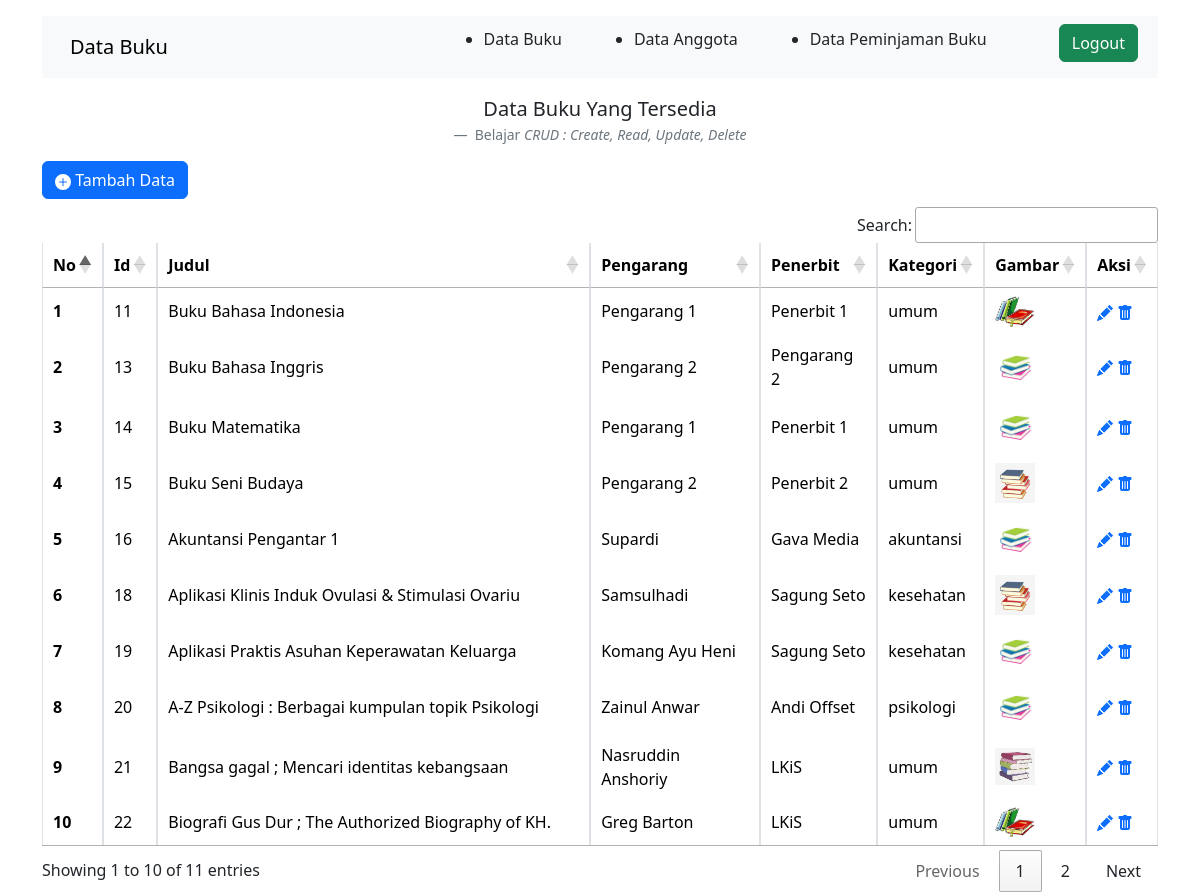
The page / on the database its author committed.
### tables this page shows
CREATE TABLE `tb_buku` (
  `id` int(11) NOT NULL,
  `judul` varchar(50) NOT NULL,
  `pengarang` varchar(50) NOT NULL,
  `penerbit` varchar(50) NOT NULL,
  `kategori` varchar(50) NOT NULL,
  `gambar` varchar(50) NOT NULL
);

### index.php (the view, shortened to what this page needs)
<!DOCTYPE html>
<?php
include 'koneksi.php';
?>
<html lang="en">
  <head>
    <link
      rel="stylesheet"
      href="https://cdn.jsdelivr.net/npm/bootstrap@5.3.1/dist/css/bootstrap.rtl.min.css"
    />
    <link rel="stylesheet" href="https://cdn.datatables.net/1.12.1/css/jquery.dataTables.min.css">
    <link rel="stylesheet" href="https://cdn.datatables.net/buttons/2.2.3/css/buttons.dataTables.min.css">
  </head>
  <body>
    <div class="container">
      <nav class="navbar bg-body-tertiary mt-3">
        <div class="container-fluid">
          <a class="navbar-brand">Data Buku</a>
          <ul>
            <li class="nav-item">
              <a class="nav-link active" aria-current="page" href="index.php"> Data Buku </a>
            </li>
          </ul>
          <ul>
            <li class="nav-item">
              <a class="nav-link active" aria-current="page" href="anggota.php"> Data Anggota </a>
            </li>
          </ul>
          <ul>
            <li class="nav-item">
              <a class="nav-link active" aria-current="page" href="pinjam.php"> Data Peminjaman Buku </a>
            </li>
          </ul>
          <ul class="navbar-nav ms-2">
            <li class="nav-item">
              <a href="Logout.php" type="button" class="btn btn-success mb-2"> Logout
              </a>
            </li>
          </ul>
        </div>
      </nav>
      <figure class="text-center mt-3">
        <blockquote class="blockquote">
          <p>Data Buku Yang Tersedia</p>
        </blockquote>
        <figcaption class="blockquote-footer">
          Belajar
          <cite title="Source Title">CRUD : Create, Read, Update, Delete</cite>
        </figcaption>
      </figure>
      <a href="kelola.php" type="button" class="btn btn-primary mb-2"><svg xmlns="http://www.w3.org/2000/svg" width="16" height="16"
      fill="currentColor" class="bi bi-plus-circle-fill" viewBox="0 0 16 16">
      <path d="M16 8A8 8 0 1 1 0 8a8 8 0 0 1 16 0zM8.5 4.5a.5.5 0 0 0-1 0v3h-3a.5.5 0 0 0 0 1h3v3a.5.5 0 0 0 1
      0v-3h3a.5.5 0 0 0 0-1h-3v-3z"/>
      </svg> Tambah Data
      </a>
      <table id="example" class="table table-hover table-bordered align-middle">
        <thead>
          <tr>
            <th scope="col">No</th>
            <th scope="col">Id</th>
            <th scope="col">Judul</th>
            <th scope="col">Pengarang</th>
            <th scope="col">Penerbit</th>
            <th scope="col">Kategori</th>
            <th scope="col">Gambar</th>
            <th scope="col">Aksi</th>
          </tr>
        </thead>
        <tbody class="table-group-divider">
          <?php
          $query = "SELECT * FROM tb_buku";
          $sql   = mysqli_query($connect, $query);
          $no=1;
          while ($data = mysqli_fetch_array($sql)){
          ?>
          <tr>
            <th scope="row"><?php echo $no++; ?></th>
            <td><?php echo $data['id']; ?></td>
            <td><?php echo $data['judul']; ?></td>
            <td><?php echo $data['pengarang']; ?></td>
            <td><?php echo $data['penerbit']; ?></td>
            <td><?php echo $data['kategori']; ?></td>
            <td><img src="gambar/<?php echo $data['gambar']?>" alt="gambar" style="width: 40px"/></td>
            <td>
            <a href="kelola.php?edit=<?php echo $data['id']; ?>"></a>
            <a href="proses.php?hapus=<?php echo $data['id']; ?>"></a>
            </td>
          </tr>
          <?php
          } ?>
        </tbody>
      </table>
    </div>
  </body>
</html>

### rows shown on the page
tb_buku: id "11", judul "Buku Bahasa Indonesia", pengarang "Pengarang 1", penerbit "Penerbit 1", kategori "umum", gambar (picture)
tb_buku: id "13", judul "Buku Bahasa Inggris", pengarang "Pengarang 2", penerbit "Pengarang 2", kategori "umum", gambar (picture)
tb_buku: id "14", judul "Buku Matematika", pengarang "Pengarang 1", penerbit "Penerbit 1", kategori "umum", gambar (picture)
tb_buku: id "15", judul "Buku Seni Budaya", pengarang "Pengarang 2", penerbit "Penerbit 2", kategori "umum", gambar (picture)
tb_buku: id "16", judul "Akuntansi Pengantar 1", pengarang "Supardi", penerbit "Gava Media", kategori "akuntansi", gambar (picture)
tb_buku: id "18", judul "Aplikasi Klinis Induk Ovulasi & Stimulasi Ovariu", pengarang "Samsulhadi", penerbit "Sagung Seto", kategori "kesehatan", gambar (picture)
tb_buku: id "19", judul "Aplikasi Praktis Asuhan Keperawatan Keluarga", pengarang "Komang Ayu Heni", penerbit "Sagung Seto", kategori "kesehatan", gambar (picture)
tb_buku: id "20", judul "A-Z Psikologi : Berbagai kumpulan topik Psikologi", pengarang "Zainul Anwar", penerbit "Andi Offset", kategori "psikologi", gambar (picture)
tb_buku: id "21", judul "Bangsa gagal ; Mencari identitas kebangsaan", pengarang "Nasruddin Anshoriy", penerbit "LKiS", kategori "umum", gambar (picture)
tb_buku: id "22", judul "Biografi Gus Dur ; The Authorized Biography of KH.", pengarang "Greg Barton", penerbit "LKiS", kategori "umum", gambar (picture)
